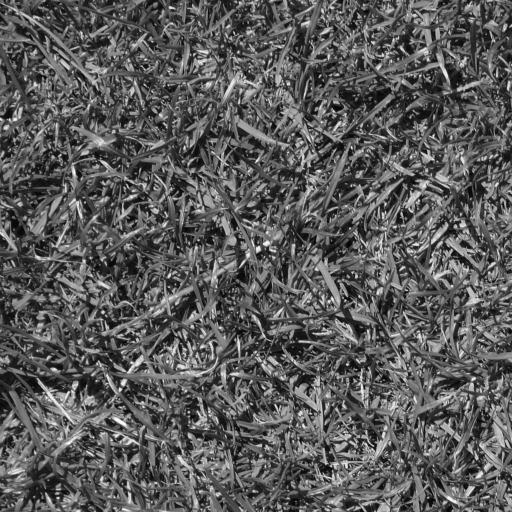
#> input picture images/img1.jpg, 512 x 512 px, given in place of brick.png, which was not available
$ python lbp_classification.py
#> lines starting #> are read from the running program, lines starting #| are printed output that depends on the picture; pictures that were not available may be replaced by others from this repository, and a replacement may not be noted
import skimage.data as data
import skimage.io as io
import matplotlib.pyplot as plt
import scipy.ndimage as ndi
import numpy as np
from skimage.feature import local_binary_pattern

def get_feature(x):
    y=local_binary_pattern(x,P=8,R=1,method='ror')
    h,b=np.histogram(y.flatten(),np.arange(257),density=True)
    return h

def main():
    x1=np.float64(io.imread("images/brick.png"))
#> x1: shape (512, 512) float64; min 0, max 255, mean 90.4
    x2=np.float64(io.imread("images/grass.png"))
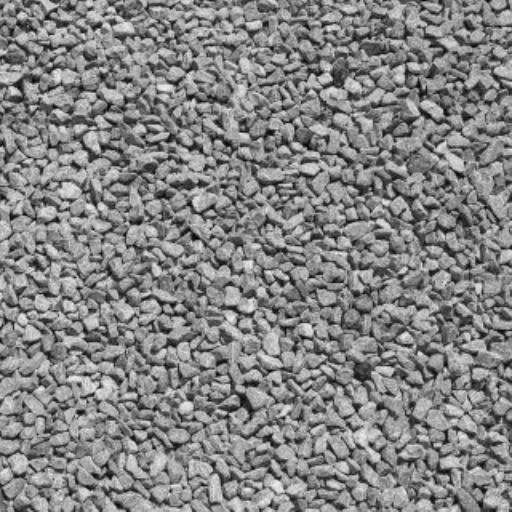
#> input picture images/img3.jpg, 512 x 512 px, given in place of grass.png, which was not available
#> x2: shape (512, 512) float64; min 0, max 240, mean 132.3
    x3=np.float64(io.imread("images/gravel.png"))

    h1=get_feature(x1)
#> in get_feature, `y=local_binary_pattern(x,P=8,R=1,method='ror')`:
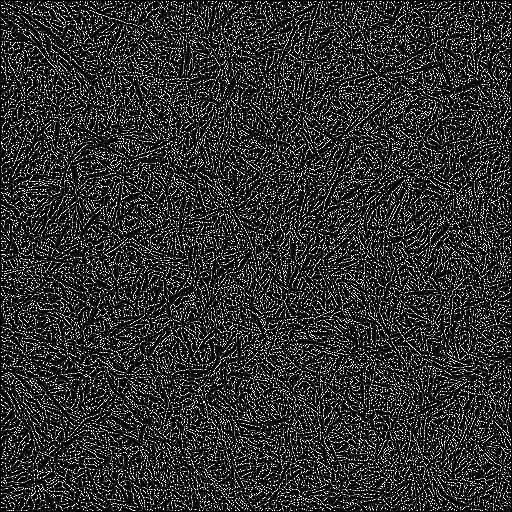
#> y: shape (512, 512) float64; min 0, max 255, mean 49.9
#> in get_feature, `h,b=np.histogram(y.flatten(),np.arange(257),density=True)`: h = 256 values, max 0.167 at index 15, min 0 at index 2, mean 0.00391; b = 257 values from 0 to 256
#> h1 has the same summary as h in get_feature
    h2=get_feature(x2)
#> in get_feature (call 2), `y=local_binary_pattern(x,P=8,R=1,method='ror')`:
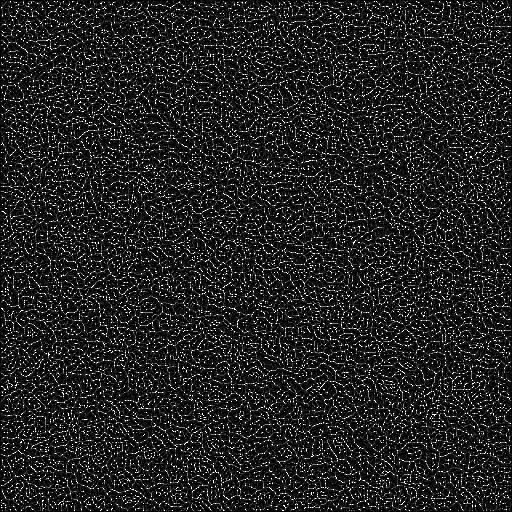
#> y: shape (512, 512) float64; min 0, max 255, mean 36.3
#> in get_feature (call 2), `h,b=np.histogram(y.flatten(),np.arange(257),density=True)`: h = 256 values, max 0.264 at index 15, min 0 at index 2, mean 0.00391
#> h2 has the same summary as h in get_feature
    h3=get_feature(x3)
#> h3 has the same summary as h in get_feature

    x=np.float64(io.imread("images/img2.jpg"))
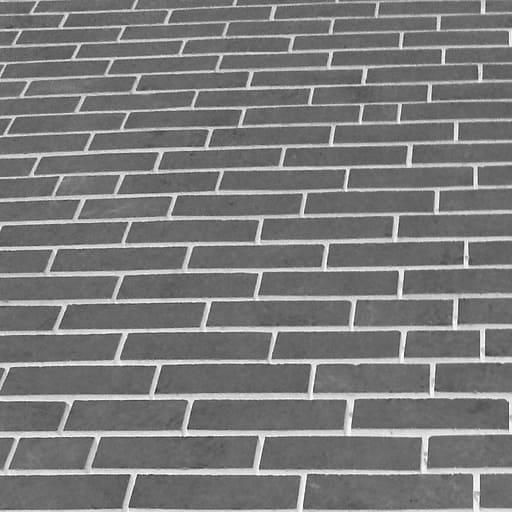
#> input picture images/img2.jpg, 512 x 512 px, found by its file name
#> x: shape (512, 512) float64; min 42, max 255, mean 122.4
    h=get_feature(x)
#> in get_feature (call 4), `y=local_binary_pattern(x,P=8,R=1,method='ror')`:
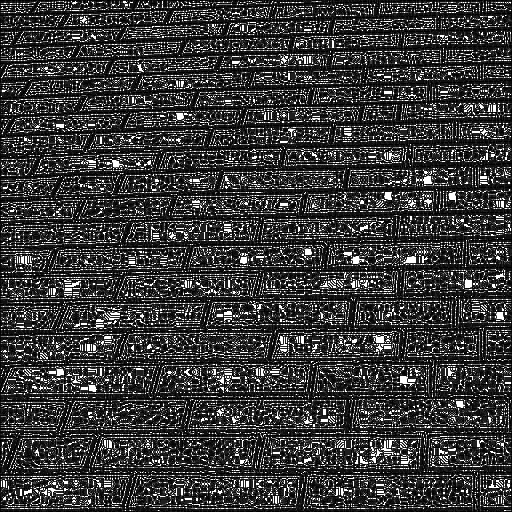
#> y: shape (512, 512) float64; min 0, max 255, mean 57.7
#> in get_feature (call 4), `h,b=np.histogram(y.flatten(),np.arange(257),density=True)`: h = 256 values, max 0.196 at index 15, min 0 at index 2, mean 0.00391

    plt.figure()
    plt.subplot(1,2,1)
    plt.imshow(x,clim=[0,255],cmap="gray")
    plt.subplot(1,2,2)
    plt.bar(np.arange(256),h)

    d1=np.sum(np.abs(h-h1))
#> d1 = 0.329
    d2=np.sum(np.abs(h-h2))
#> d2 = 0.375
    d3=np.sum(np.abs(h-h3))
#> d3 = 0.375

    if (d1<d2) & (d1<d3):
        plt.title("L'immagine è un muro")
    elif d2<d3:
        plt.title("L'immagine è un prato")
    else:
        plt.title("L'immagine ritrae dei ciottoli")

if __name__=='__main__':
    main()
    plt.show()
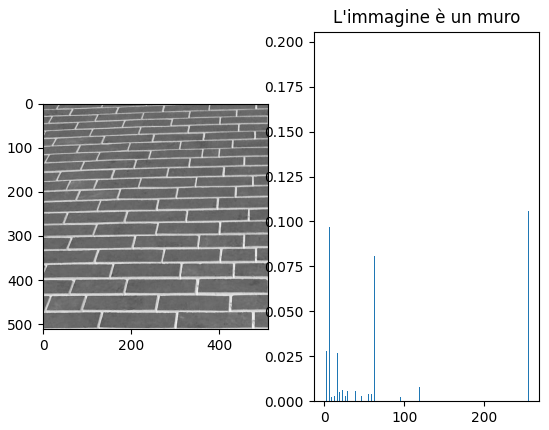
#> figure drawn by matplotlib, 2 panels; panel 2: tallest bar 0.196 high, from x = 14.6 to 15.4
